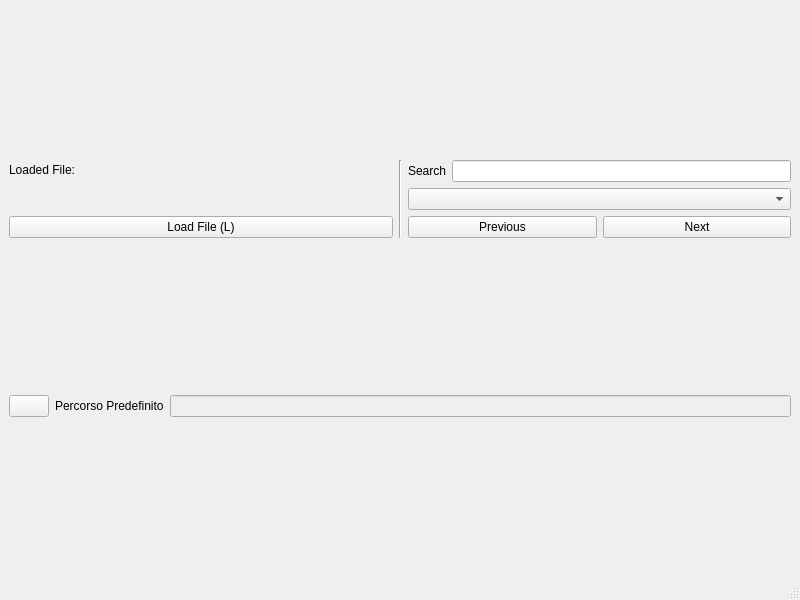
<?xml version="1.0" encoding="UTF-8"?>
<ui version="4.0">
 <class>MainWindow</class>
 <widget class="QMainWindow" name="MainWindow">
  <property name="geometry">
   <rect>
    <x>0</x>
    <y>0</y>
    <width>800</width>
    <height>600</height>
   </rect>
  </property>
  <property name="windowTitle">
   <string>Layout Explorer</string>
  </property>
  <widget class="QWidget" name="centralwidget">
   <layout class="QVBoxLayout" name="verticalLayout_3">
    <item>
     <layout class="QHBoxLayout" name="horizontalLayout">
      <item>
       <layout class="QVBoxLayout" name="LeftLayout">
        <item>
         <layout class="QHBoxLayout" name="horizontalLayout_5">
          <item>
           <widget class="QLabel" name="label_2">
            <property name="text">
             <string>Loaded File: </string>
            </property>
           </widget>
          </item>
         </layout>
        </item>
        <item>
         <widget class="QLabel" name="LblMain">
          <property name="sizePolicy">
           <sizepolicy hsizetype="MinimumExpanding" vsizetype="Fixed">
            <horstretch>0</horstretch>
            <verstretch>0</verstretch>
           </sizepolicy>
          </property>
          <property name="font">
           <font>
            <pointsize>16</pointsize>
           </font>
          </property>
          <property name="text">
           <string/>
          </property>
         </widget>
        </item>
        <item>
         <layout class="QVBoxLayout" name="Web1">
          <property name="sizeConstraint">
           <enum>QLayout::SetMaximumSize</enum>
          </property>
         </layout>
        </item>
        <item>
         <widget class="QPushButton" name="BtnLoad">
          <property name="sizePolicy">
           <sizepolicy hsizetype="Minimum" vsizetype="Fixed">
            <horstretch>0</horstretch>
            <verstretch>0</verstretch>
           </sizepolicy>
          </property>
          <property name="text">
           <string>Load File (L)</string>
          </property>
         </widget>
        </item>
       </layout>
      </item>
      <item>
       <widget class="Line" name="line">
        <property name="orientation">
         <enum>Qt::Vertical</enum>
        </property>
       </widget>
      </item>
      <item>
       <layout class="QVBoxLayout" name="RightLayout">
        <item>
         <layout class="QHBoxLayout" name="horizontalLayout_4">
          <item>
           <widget class="QLabel" name="label">
            <property name="text">
             <string>Search</string>
            </property>
           </widget>
          </item>
          <item>
           <widget class="QLineEdit" name="TxtSearch"/>
          </item>
         </layout>
        </item>
        <item>
         <widget class="QComboBox" name="CmbList">
          <property name="sizePolicy">
           <sizepolicy hsizetype="MinimumExpanding" vsizetype="Fixed">
            <horstretch>0</horstretch>
            <verstretch>0</verstretch>
           </sizepolicy>
          </property>
         </widget>
        </item>
        <item>
         <layout class="QVBoxLayout" name="Web2">
          <property name="sizeConstraint">
           <enum>QLayout::SetMaximumSize</enum>
          </property>
         </layout>
        </item>
        <item>
         <layout class="QHBoxLayout" name="horizontalLayout_2">
          <item>
           <widget class="QPushButton" name="BtnPrevious">
            <property name="text">
             <string>Previous</string>
            </property>
           </widget>
          </item>
          <item>
           <widget class="QPushButton" name="BtnNext">
            <property name="text">
             <string>Next</string>
            </property>
           </widget>
          </item>
         </layout>
        </item>
       </layout>
      </item>
     </layout>
    </item>
    <item>
     <layout class="QHBoxLayout" name="horizontalLayout_3">
      <item>
       <widget class="QPushButton" name="BtnErrorList">
        <property name="sizePolicy">
         <sizepolicy hsizetype="Minimum" vsizetype="Fixed">
          <horstretch>0</horstretch>
          <verstretch>0</verstretch>
         </sizepolicy>
        </property>
        <property name="styleSheet">
         <string notr="true"/>
        </property>
        <property name="text">
         <string/>
        </property>
       </widget>
      </item>
      <item>
       <widget class="QLabel" name="label_3">
        <property name="text">
         <string>Percorso Predefinito</string>
        </property>
       </widget>
      </item>
      <item>
       <widget class="QLineEdit" name="BaseFolder">
        <property name="enabled">
         <bool>false</bool>
        </property>
       </widget>
      </item>
     </layout>
    </item>
   </layout>
  </widget>
  <widget class="QStatusBar" name="statusBar"/>
  <widget class="QMenuBar" name="menuBar">
   <property name="geometry">
    <rect>
     <x>0</x>
     <y>0</y>
     <width>800</width>
     <height>23</height>
    </rect>
   </property>
  </widget>
 </widget>
 <resources/>
 <connections/>
</ui>
